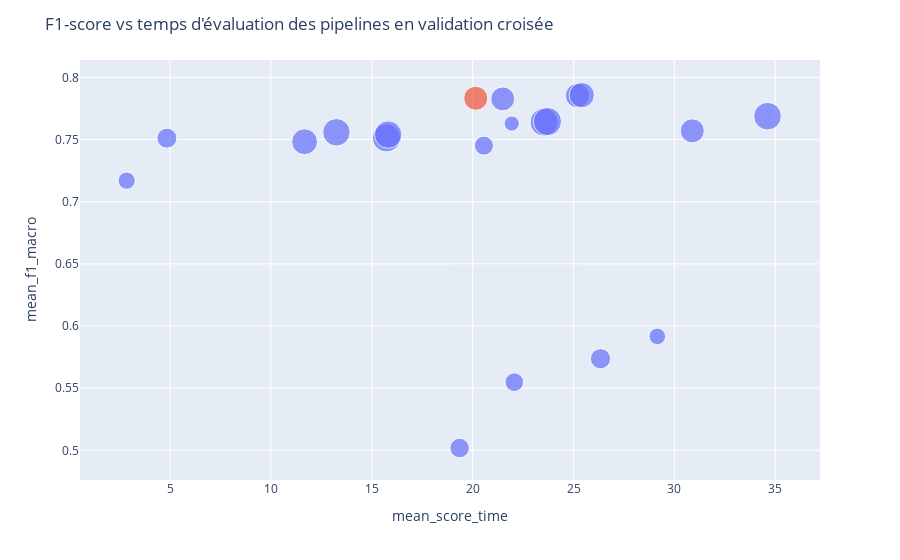

Write notebook code for a chart like this one.
### Code cell
# Affichage pour chaque pipeline de son f1-score (macro) et de son temps de prédiction moyen en validation croisée
fig=px.scatter(df_pipeline_reports,x='mean_score_time',y='mean_f1_macro',size='std_f1_macro',color='highlight',
               hover_name='pipeline',hover_data=df_pipeline_reports.drop('pipeline',axis=1).columns)
fig.update_layout(title="F1-score vs temps d'évaluation des pipelines en validation croisée")
fig.update_traces(showlegend=False)
fig.show()

### Figure 1 — Plotly figure (JSON) as saved in the notebook; plotly's stock layout.template omitted (floating-point values rounded to 4 significant figures)
{"data": [{"customdata": [[0.8121, 0.008579, 0.02655, 82.59, false], [0.8263, 0.004609, 0.02632, 115.9, false], [0.8165, 0.004637, 0.02496, 84.37, false], [0.8271, 0.004826, 0.02642, 118.6, false], [0.6023, 0.0122, 0.01268, 76.04, false], [0.6838, 0.01186, 0.01353, 105.0, false], [0.6455, 0.01215, 0.0115, 90.3, false], [0.6814, 0.01121, 0.009146, 117.3, false], [0.7876, 0.005231, 0.009866, 11.31, false], [0.8087, 0.00619, 0.02224, 45.27, false], [0.8031, 0.004459, 0.01321, 18.05, false], [0.8117, 0.008689, 0.02514, 51.31, false], [0.834, 0.007536, 0.01956, 119.9, false], [0.8275, 0.004921, 0.01897, 94.52, false], [0.8396, 0.00617, 0.02107, 133.0, false], [0.8045, 0.006386, 0.01203, 83.17, false], [0.8143, 0.007399, 0.01915, 121.4, false], [0.8135, 0.006413, 0.007668, 89.37, false], [0.8229, 0.00705, 0.02541, 134.7, false]], "hovertemplate": "<b>%{hovertext}</b><br><br>highlight=%{customdata[4]}<br>mean_score_time=%{x}<br>mean_f1_macro=%{y}<br>std_f1_macro=%{customdata[2]}<br>mean_accuracy=%{customdata[0]}<br>std_accuracy=%{customdata[1]}<br>mean_fit_time=%{customdata[3]}<extra></extra>", "hovertext": ["HOG + scalers + SVM", "HOG + entropie + scalers + SVM", "HOG + canny + scalers + SVM", "HOG + entropie + canny + scalers + SVM", "GLCM + scalers + SVM", "GLCM + entropie + scalers + SVM", "GLCM + canny + scalers + SVM", "GLCM + entropie + canny + scalers + SVM", "Pixels bruts + scalers + SVM", "Pixels bruts + entropie + scalers + SVM", "Pixels bruts + canny + scalers + SVM", "Pixels bruts + entropie + canny + scalers + SVM", "Pixels bruts + HOG + entropie + scalers + SVM", "Pixels bruts + HOG + canny + scalers + SVM", "Pixels bruts + HOG + entropie + canny + scalers + SVM", "Pixels bruts + GLCM + scalers + SVM", "Pixels bruts + GLCM + entropie + scalers + SVM", "Pixels bruts + GLCM + canny + scalers + SVM", "Pixels bruts + GLCM + entropie + canny + scalers + SVM"], "legendgroup": "False", "marker": {"color": "#636efa", "size": [0.02655, 0.02632, 0.02496, 0.02642, 0.01268, 0.01353, 0.0115, 0.009146, 0.009866, 0.02224, 0.01321, 0.02514, 0.01956, 0.01897, 0.02107, 0.01203, 0.01915, 0.007668, 0.02541], "sizemode": "area", "sizeref": 6.637e-05, "symbol": "circle"}, "mode": "markers", "name": "False", "orientation": "v", "showlegend": false, "type": "scatter", "x": [15.73, 23.54, 15.81, 23.71, 19.35, 26.34, 22.06, 29.15, 2.845, 11.67, 4.842, 13.25, 25.2, 21.49, 25.41, 20.56, 30.89, 21.93, 34.62], "xaxis": "x", "y": [0.7514, 0.764, 0.754, 0.7645, 0.5018, 0.5737, 0.5548, 0.5916, 0.7169, 0.7483, 0.7511, 0.7558, 0.7854, 0.7827, 0.7858, 0.7451, 0.757, 0.7629, 0.7688], "yaxis": "y"}, {"customdata": [[0.8279, 0.005268, 0.01939, 85.47, true]], "hovertemplate": "<b>%{hovertext}</b><br><br>highlight=%{customdata[4]}<br>mean_score_time=%{x}<br>mean_f1_macro=%{y}<br>std_f1_macro=%{customdata[2]}<br>mean_accuracy=%{customdata[0]}<br>std_accuracy=%{customdata[1]}<br>mean_fit_time=%{customdata[3]}<extra></extra>", "hovertext": ["Pixels bruts + HOG + scalers + SVM"], "legendgroup": "True", "marker": {"color": "#EF553B", "size": [0.01939], "sizemode": "area", "sizeref": 6.637e-05, "symbol": "circle"}, "mode": "markers", "name": "True", "orientation": "v", "showlegend": false, "type": "scatter", "x": [20.15], "xaxis": "x", "y": [0.7832], "yaxis": "y"}], "layout": {"legend": {"itemsizing": "constant", "title": {"text": "highlight"}, "tracegroupgap": 0}, "margin": {"t": 60}, "title": {"text": "F1-score vs temps d'évaluation des pipelines en validation croisée"}, "xaxis": {"anchor": "y", "domain": [0, 1], "title": {"text": "mean_score_time"}}, "yaxis": {"anchor": "x", "domain": [0, 1], "title": {"text": "mean_f1_macro"}}}}
